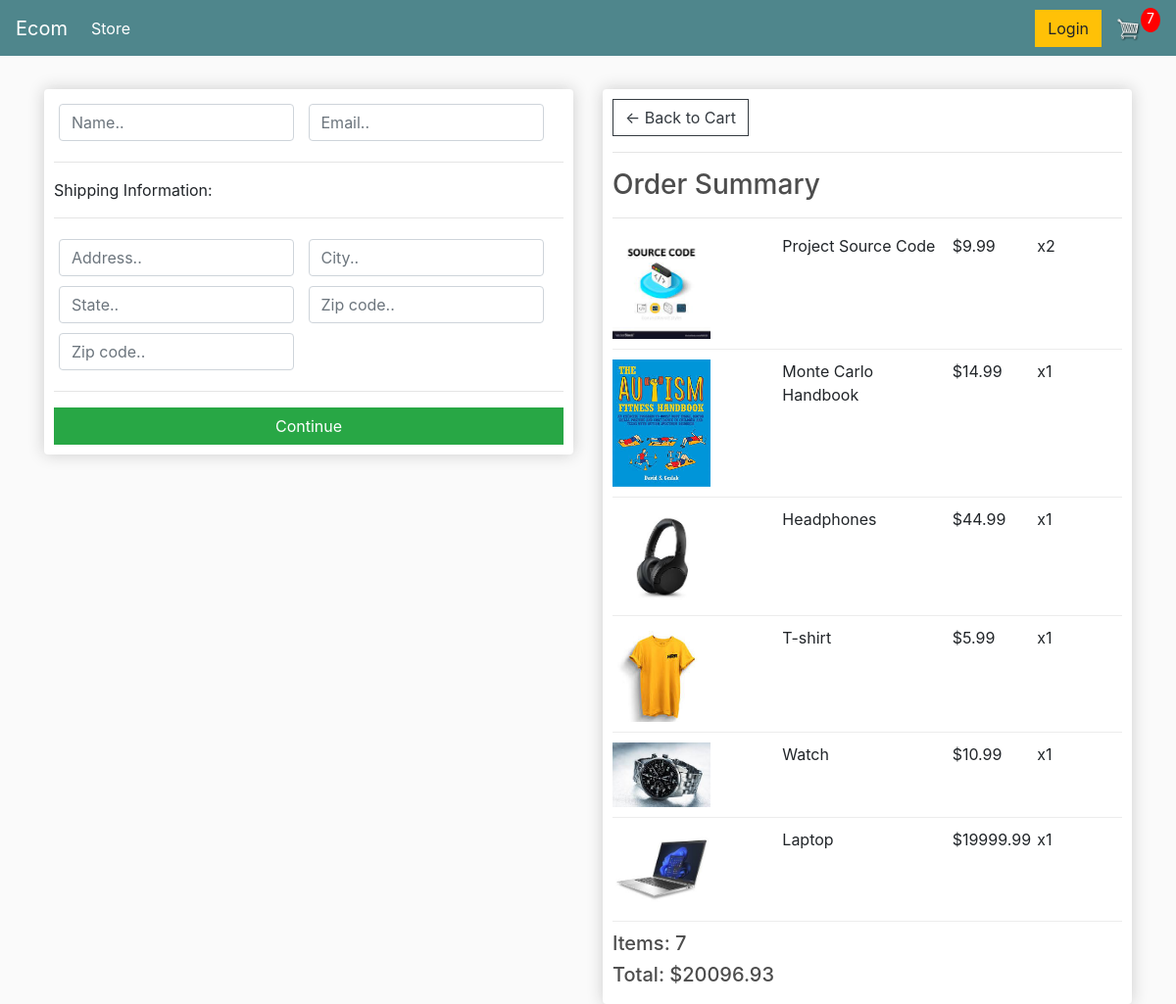
Screenshot of /checkout/ (signed in) with the database file from the repository.
### ecomapp/models.py (models this page shows, shortened)
class OrderItem(models.Model):
    product=models.ForeignKey(Product,on_delete=models.SET_NULL,null=True)
    order=models.ForeignKey(Order,on_delete=models.SET_NULL,null=True)
    quantity=models.IntegerField(default=0,null=True,blank=True)
    date_added=models.DateTimeField(auto_now_add=True)
    @property
    def get_total(self):
        item_total=self.product.price*self.quantity
        return item_total

class Product(models.Model):
    name=models.CharField(max_length=200)
    price=models.FloatField()
    digital=models.BooleanField(default=False,null=True,blank=True)
    image=models.ImageField(null=True,blank=True)
    @property
    def imageURL(self):
        try:
            url=self.image.url
        except:
            url=""
        return url

class Order(models.Model):
    customer=models.ForeignKey(Customer,on_delete=models.SET_NULL,null=True,blank=True)
    date_ordered=models.DateTimeField(auto_now_add=True)
    complete=models.BooleanField(default=False)
    transaction_id=models.CharField(max_length=100,null=True)
    @property
    def shipping(self):
        shipping=False
        orderitems=self.orderitem_set.all()
        for i in orderitems:
            if i.product.digital==False:
                shipping=True
        return shipping
    @property
    def get_cart_total(self):
        orderitems=self.orderitem_set.all()
        cart_total=sum([item.get_total for item in orderitems])
        return cart_total
    @property
    def get_cart_items(self):
        orderitems=self.orderitem_set.all()
        cart_items=sum([item.quantity for item in orderitems])
        return cart_items

### ecomapp/views.py (the view)
# urls.py: path('checkout/',views.checkout,name='checkout'),
def checkout(request):
	if request.user.is_authenticated:
		customer = request.user.customer
		order, created = Order.objects.get_or_create(customer=customer, complete=False)
		items = order.orderitem_set.all()
		cartItems = order.get_cart_items
	else:
		items = []
		order = {'get_cart_total':0, 'get_cart_items':0, 'shipping':False}
		cartItems = order['get_cart_items']
	context = {'items':items, 'order':order, 'cartItems':cartItems}
	return render(request, 'ecomapp/checkout.html', context)

### ecomapp/templates/ecomapp/Checkout.html (shortened to what this page needs)
{% extends 'ecomapp/index.html' %}
{% load static %}
{% block content %}
<div class="row">
    <div class="col-lg-6">
        <div class="box-element" id="form-wrapper">
            <form id="form">
                <div id="user-info">
                    <div class="form-field">
                        <input required class="form-control" type="text" name="name" placeholder="Name..">
                    </div>
                    <div class="form-field">
                        <input required class="form-control" type="email" name="email" placeholder="Email..">
                    </div>
                </div>
                <div id="shipping-info">
                    <hr>
                    <p>Shipping Information:</p>
                    <hr>
                    <div class="form-field">
                        <input class="form-control" type="text" name="address" placeholder="Address..">
                    </div>
                    <div class="form-field">
                        <input class="form-control" type="text" name="city" placeholder="City..">
                    </div>
                    <div class="form-field">
                        <input class="form-control" type="text" name="state" placeholder="State..">
                    </div>
                    <div class="form-field">
                        <input class="form-control" type="text" name="zipcode" placeholder="Zip code..">
                    </div>
                    <div class="form-field">
                        <input class="form-control" type="text" name="country" placeholder="Zip code..">
                    </div>
                </div>
                <hr>
                <input id="form-button" class="btn btn-success btn-block" type="submit" value="Continue">
            </form>
        </div>
        <br>
    </div>
    <div class="col-lg-6">
        <div class="box-element">
            <a class="btn btn-outline-dark" href="{% url 'cart' %}">&#x2190; Back to Cart</a>
            <hr>
            <h3>Order Summary</h3>
            <hr>
            {% for item in items %}
            <div class="cart-row">
                <div style="flex:2"><img class="row-image" src="{{item.product.imageURL}}"></div>
                <div style="flex:2">
                    <p>{{item.product.name}}</p>
                </div>
                <div style="flex:1">
                    <p>${{item.product.price|floatformat:2}}</p>
                </div>
                <div style="flex:1">
                    <p>x{{item.quantity}}</p>
                </div>
            </div>
            {% endfor %}
            <h5>Items: {{order.get_cart_items}}</h5>
            <h5>Total: ${{order.get_cart_total|floatformat:2}}</h5>
        </div>
    </div>
</div>
{% endblock content %}

### ecomapp/static/css/main.css (style rules this page uses)
body { background-color: hsl(0, 0%, 98%); }
h1, h2, h3, h4, h5, h6 { color: hsl(0, 0%, 30%); }
.box-element { box-shadow: hsl(0, 0%, 80%) 0 0 16px; background-color: #fff; border-radius: 4px; padding: 10px; }
.col-lg-4, .col-lg-6, .col-lg-8, .col-lg-12 { margin-top: 10px; }
.btn { border-radius: 0; }
.row-image { width: 100px; }
.form-field { width: 250px; display: inline-block; padding: 5px; }
.cart-row { display: flex; align-items: flex-stretch; padding-bottom: 10px; margin-bottom: 10px; border-bottom: 1px solid #ececec; }

### rows the page displays
OrderItem: product.imageURL (picture), product.name "Project Source Code", product.price "9.99", quantity "2"
OrderItem: product.imageURL (picture), product.name "Monte Carlo Handbook", product.price "14.99", quantity "1"
OrderItem: product.imageURL (picture), product.name "Headphones", product.price "44.99", quantity "1"
OrderItem: product.imageURL (picture), product.name "T-shirt", product.price "5.99", quantity "1"
OrderItem: product.imageURL (picture), product.name "Watch", product.price "10.99", quantity "1"
OrderItem: product.imageURL (picture), product.name "Laptop", product.price "19999.99", quantity "1"
Order: get_cart_items "7", get_cart_total "20096.93"

### other values shown
{{ cartItems }} "7"
